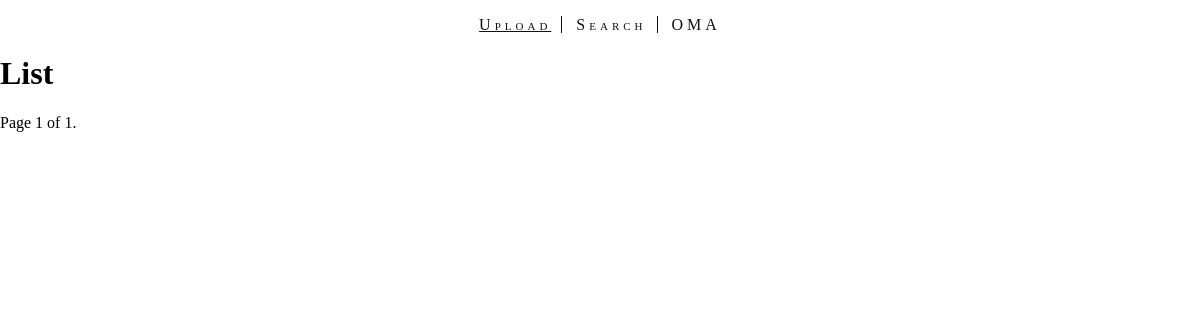
The app's page /, older data.
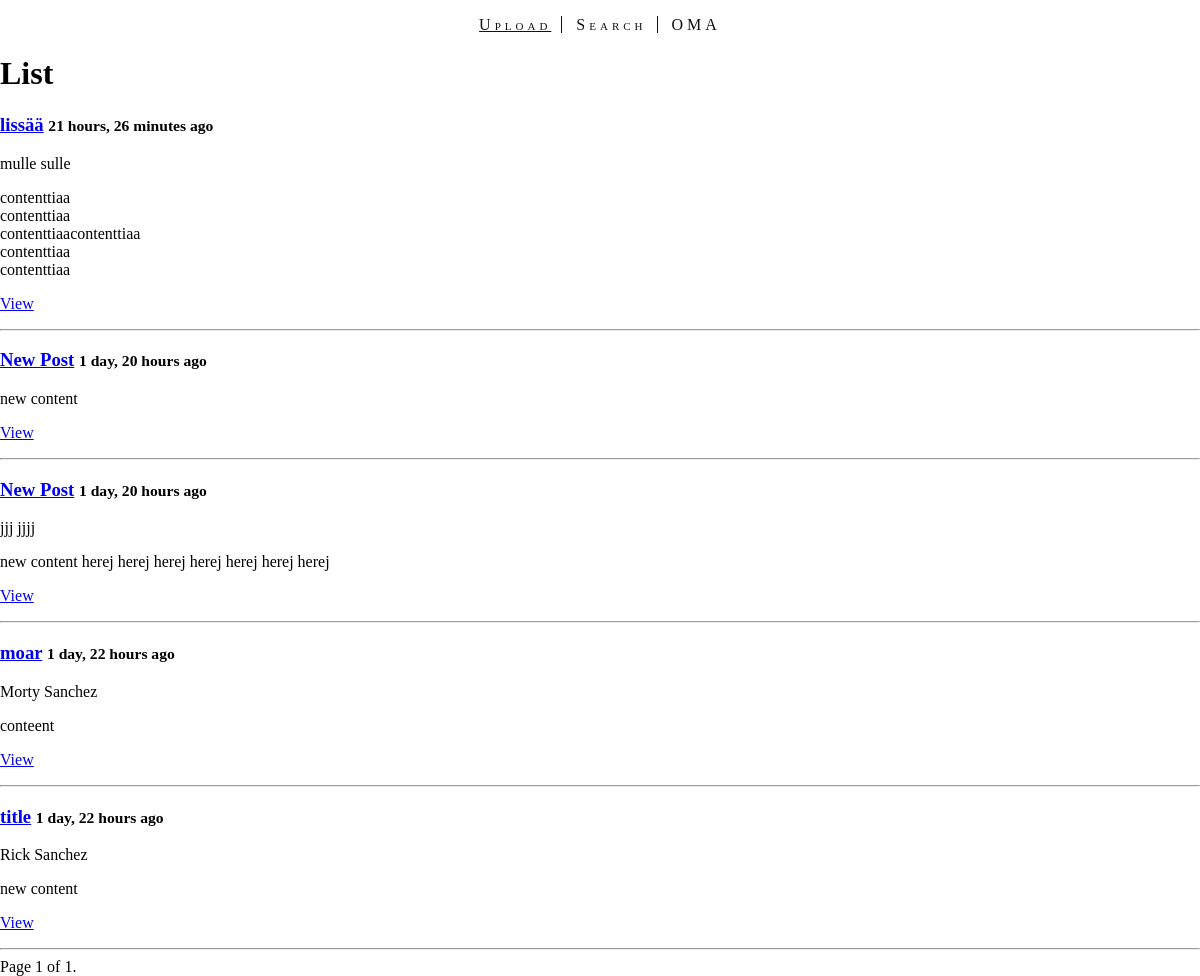
The same page, newer data.
### personal/models.py (models this page shows, shortened)
class Post(models.Model):
    title = models.CharField(max_length = 140)
    content = models.TextField()
    firstname = models.CharField(max_length = 50)
    lastname = models.CharField(max_length =50)
    file = models.FileField(null=True, blank=True)
    date = models.DateTimeField(auto_now=False,auto_now_add=True)
    updated = models.DateTimeField(auto_now=True,auto_now_add=False)
    def get_absolute_url(self):
    	return reverse("personal:detail", kwargs={"id": self.id})

### personal/views.py (the view)
# urls.py: url(r'^$', personal_views.post_list, name='list'),
def post_list(request):
    queryset_list = Post.objects.all().order_by("-date")
    paginator = Paginator(queryset_list, 10) # Show 25 contacts per page
    page_request_var = "page"
    page = request.GET.get(page_request_var)
    try:
        queryset = paginator.page(page)
    except PageNotAnInteger:
        queryset = paginator.page(1)
    except EmptyPage:
        queryset = paginator.page(paginator.num_pages)
    context = {
        "object_list": queryset,
        "title": "List",
        "page_request_var":page_request_var
    }
    return render(request, 'post_list.html', context)

### personal/templates/post_list.html (shortened to what this page needs)
{% extends "base.html" %}
{% block content %}
<div class='col-sm-6 col-sm-offset-3'>
	<h1>{{ title }} </h1>
{% for obj in object_list %}
<div class="row">
	<div class="col-sm-12">
		<div class="thumbnail">
			<div class = "caption">
				<h3><a href="{{ obj.get_absolute_url }}">{{ obj.title }}</a> <small>{{ obj.date|timesince }} ago</small></h3>
				<p>{{ obj.firstname }} {{ obj.lastname }}</p>
				<p>{{ obj.content|linebreaks|truncatechars:120 }}</p>
				<p><a href="{{ obj.get_absolute_url }}" class="btn btn-primary" role="button">View</a></p>
			</div>
		</div>
	</div>
<hr/>
</div>
{% endfor %}
<div class="pagination">
    <span class="step-links">
        <span class="current">
            Page {{ object_list.number }} of {{ object_list.paginator.num_pages }}.
        </span>
    </span>
</div>
</div>
{% endblock content %}

### personal/templates/base.html (shortened to what this page needs)
{% load staticfiles %}
<!DOCTYPE html>
<html lang="en">
<head>
	<link rel="stylesheet" href="{% static 'personal/css/style.css' %}" type = "text/css"/>
</head>
<body>
	<div class="intro">
		<div class="inner">
			<div class="nav">
				<nav>
					<ul>
						<li class="current"><a href="/create">Upload</a></li>
						<li><a href="/">Search</a></li>
						<li><a href="http://oma.metropolia.fi">OMA</a></li>
					</ul>
				</nav>
			</div>
			<div class='container'>
			{% block content %}
			{% endblock content %}
			</div>
		</div>
	</div>
</body>
</html>

### personal/static/personal/css/style.css (style rules this page uses)
html, body { margin: 0; padding: 0; height: 100%; width: 100%; }
.intro { height: 100%; width: 100%; margin:auto; display: table; top: 0; background-size: cover; }
.intro .inner { display: table-cell; vertical-align: top; width: 100%; max-width: none; }
.nav nav ul { list-style: none; padding: 0; text-align: center; overflow: hidden; }
.nav nav ul li { display: inline; font-variant: small-caps; letter-spacing: 4px; border-right: 1px solid #111111; margin-right: 10px; padding-right: 10px; }
.nav nav ul li:last-child { border-right: none; margin-right: 0; padding-right: 0; }
.nav nav a { color: #111111; text-decoration:none; }
.nav nav a:hover, nav .current a { text-decoration: underline; }

Row changes from the older to the newer data that the page shows:
added Post: title "lissää", date "21 hours, 26 minutes", firstname "mulle", lastname "sulle", content "contenttiaa contenttiaa contenttiaacontenttiaa contenttiaa contenttiaa"
added Post: title "New Post", date "1 day, 20 hours", content "new content"
added Post: title "New Post", date "1 day, 20 hours", firstname "jjj", lastname "jjjj", content "new content herej herej herej herej herej herej herej"
added Post: title "moar", date "1 day, 22 hours", firstname "Morty", lastname "Sanchez", content "conteent"
added Post: title "title", date "1 day, 22 hours", firstname "Rick", lastname "Sanchez", content "new content"
